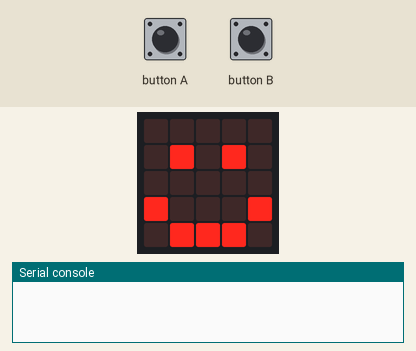
The program below on a simulated BBC micro:bit running MicroPython. Shown: the board's 5×5 LED display, the last lines printed to the serial console. The test bench sets the inputs (shaded band).

Above: at 0.1 s.
1.9 s: button A pressed for 0.15 s
At 2.08 s:
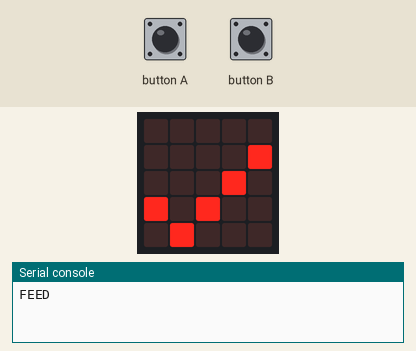
At 2.7 s:
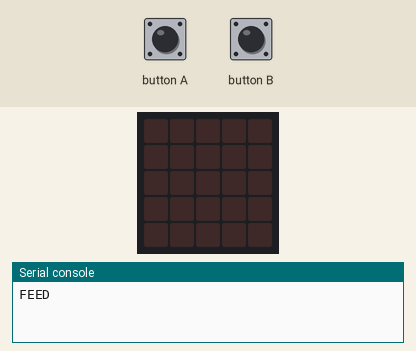
3.7 s: button B pressed for 0.15 s
At 3.9 s:
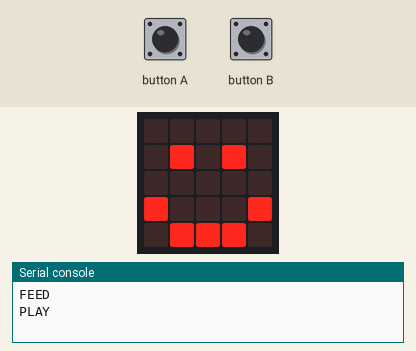
Timing chart, 0 to 6.7 s (numbered marks = the images above; inputs shaded):
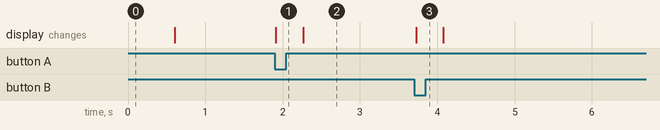

Measured:
- after the input at 1.9 s, the display: changes at once (image 1)
- after the input at 3.7 s, the display: changes at once (image 3)

The program:

interaction.py
```python
"""Tamagodji interaction controller for a micro:bit.

Flash this file to the micro:bit connected to the Raspberry Pi as the
interaction device. It sends only protocol messages over USB serial; display
feedback stays on the micro:bit's LED matrix.
"""

from microbit import (
    Image,
    accelerometer,
    button_a,
    button_b,
    display,
    running_time,
    sleep,
    uart,
)


BAUD_RATE = 115200
SHAKE_COOLDOWN_MS = 1500


def send(message):
    """Send one newline-terminated command to the Raspberry Pi."""

    uart.write(message + "\n")


def show_action(image):
    """Show brief local feedback without sending display data to the Pi."""

    display.show(image)
    sleep(350)
    display.clear()


def main():
    """Read buttons and gestures until the micro:bit is reset."""

    uart.init(baudrate=BAUD_RATE)
    display.show(Image.HAPPY)
    sleep(600)
    display.clear()
    last_shake = -SHAKE_COOLDOWN_MS

    while True:
        now = running_time()
        if button_a.was_pressed():
            send("FEED")
            show_action(Image.YES)
        if button_b.was_pressed():
            send("PLAY")
            show_action(Image.HAPPY)
        if accelerometer.was_gesture("shake") and now - last_shake >= SHAKE_COOLDOWN_MS:
            send("PLAY")
            show_action(Image.HAPPY)
            last_shake = now
        sleep(50)


main()
```
